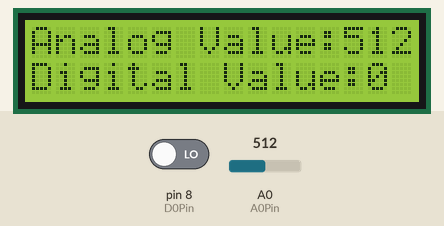
Simulated run of this sketch. Board: Arduino Uno, built with avr-gcc and run on an emulated ATmega328P. Parts: 16×2 character LCD. The test bench sets the inputs (shaded band); at power-on: A0 (A0Pin) = 512, pin 8 (D0Pin) LOW.

Above: at 1.2 s.
1.3 s: A0 (A0Pin) set to 716
At 2.4 s:
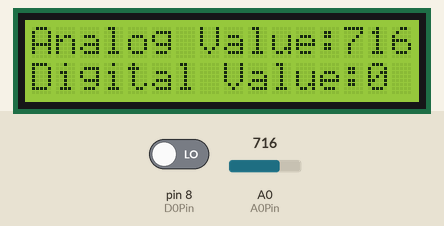
2.8 s: pin 8 (D0Pin) driven HIGH
At 3.6 s:
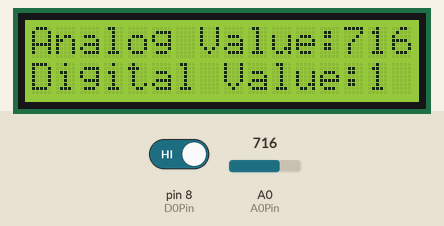
4.3 s: A0 (A0Pin) set to 900
At 4.6 s:
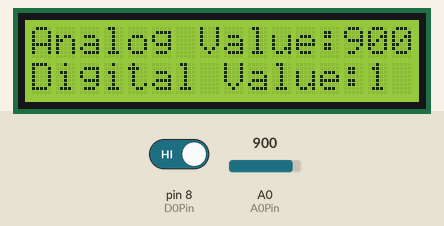
5.8 s: pin 8 (D0Pin) driven LOW
At 7.0 s:
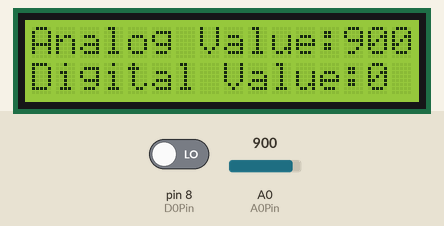
7.3 s: A0 (A0Pin) set to 1023
At 8.1 s:
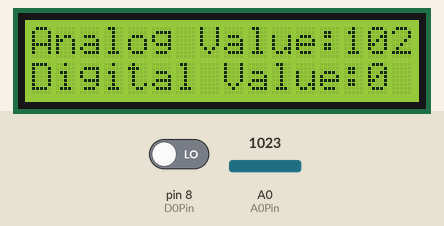
Timing chart, 0 to 9.8 s (numbered marks = the images above; inputs shaded):
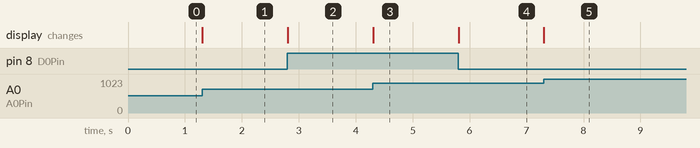

Measured:
- after the input at 1.3 s, the display: changes at once (image 1)
- after the input at 2.8 s, the display: changes at once (image 2)
- after the input at 4.3 s, the display: changes at once (image 3)
- after the input at 5.8 s, the display: changes at once (image 4)
- after the input at 7.3 s, the display: changes at once (image 5)

The sketch:

linear-hall-with-comparator.ino
```cpp
#include <LiquidCrystal.h>

const int A0Pin = A0;
const int D0Pin = 8;
// initialize the library with the numbers of the interface pins
LiquidCrystal lcd(3, 4, 9, 10, 11, 12);

void setup()
{
  pinMode(D0Pin, INPUT);
  lcd.begin(16, 2);  // set up the LCD's number of columns and rows:
}

void loop()
{
  int analogVal = analogRead(A0Pin);
  int digitalVal = digitalRead(D0Pin);
  lcd.setCursor(0,0);
  lcd.print("Analog Value:");
  lcd.print(analogVal);
  lcd.setCursor(0,1);
  lcd.print("Digital Value:");
  lcd.print(digitalVal);
}
```
